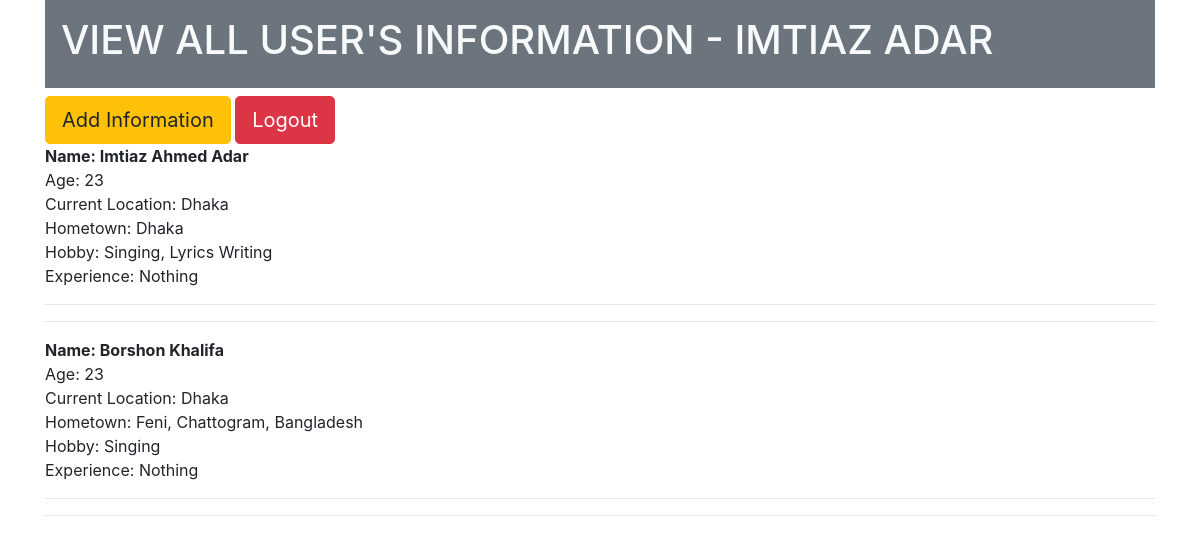
The page /showinfo/ on the database its author committed.
### userauthenapp/models.py (models this page shows, shortened)
class Information(models.Model):
    fullname = models.CharField(max_length=200)
    age = models.IntegerField()
    current_location = models.CharField(max_length=100)
    hometown_location = models.CharField(max_length=100)
    hobby = models.CharField(max_length=100)
    experience = models.CharField(max_length=100)

### userauthenapp/views.py (the view)
# urls.py: path('showinfo/', views.ShowInformation, name='showinfo'),
def ShowInformation(request):
    whole_info = Information.objects.all()
    return render(request, 'showinfo.html', {'whole_info': whole_info})

### templates/showinfo.html (shortened to what this page needs)
<!DOCTYPE html>
<html lang="en">
<head>
    <link rel="stylesheet" href="https://cdn.jsdelivr.net/npm/bootstrap@4.0.0/dist/css/bootstrap.min.css">
</head>
<body>
    <div class="container">
        <div class="p-3 mb-2 bg-secondary text-light"><h1>VIEW ALL USER'S INFORMATION - IMTIAZ ADAR</h1></div>
        <div>
            <a href="{% url 'addinformation' %}" class="btn btn-warning btn-lg" role="button" aria-pressed="true">Add Information</a>
            <a href="{% url 'logout' %}" class="btn btn-danger btn-lg" role="button" aria-pressed="true">Logout</a>
        </div>
        {% for items in whole_info %}
            <strong>Name: {{items.fullname}} </strong></br>
            Age: {{items.age}}</br>
            Current Location: {{items.current_location}}</br>
            Hometown: {{items.hometown_location}}</br>
            Hobby: {{items.hobby}}</br>
            Experience: {{items.experience}}</br>
            <hr><hr>
        {% endfor %}
    </div>
</body>
</html>

### rows shown on the page
Information: fullname "Imtiaz Ahmed Adar", age "23", current_location "Dhaka", hometown_location "Dhaka", hobby "Singing, Lyrics Writing", experience "Nothing"
Information: fullname "Borshon Khalifa", age "23", current_location "Dhaka", hometown_location "Feni, Chattogram, Bangladesh", hobby "Singing", experience "Nothing"
